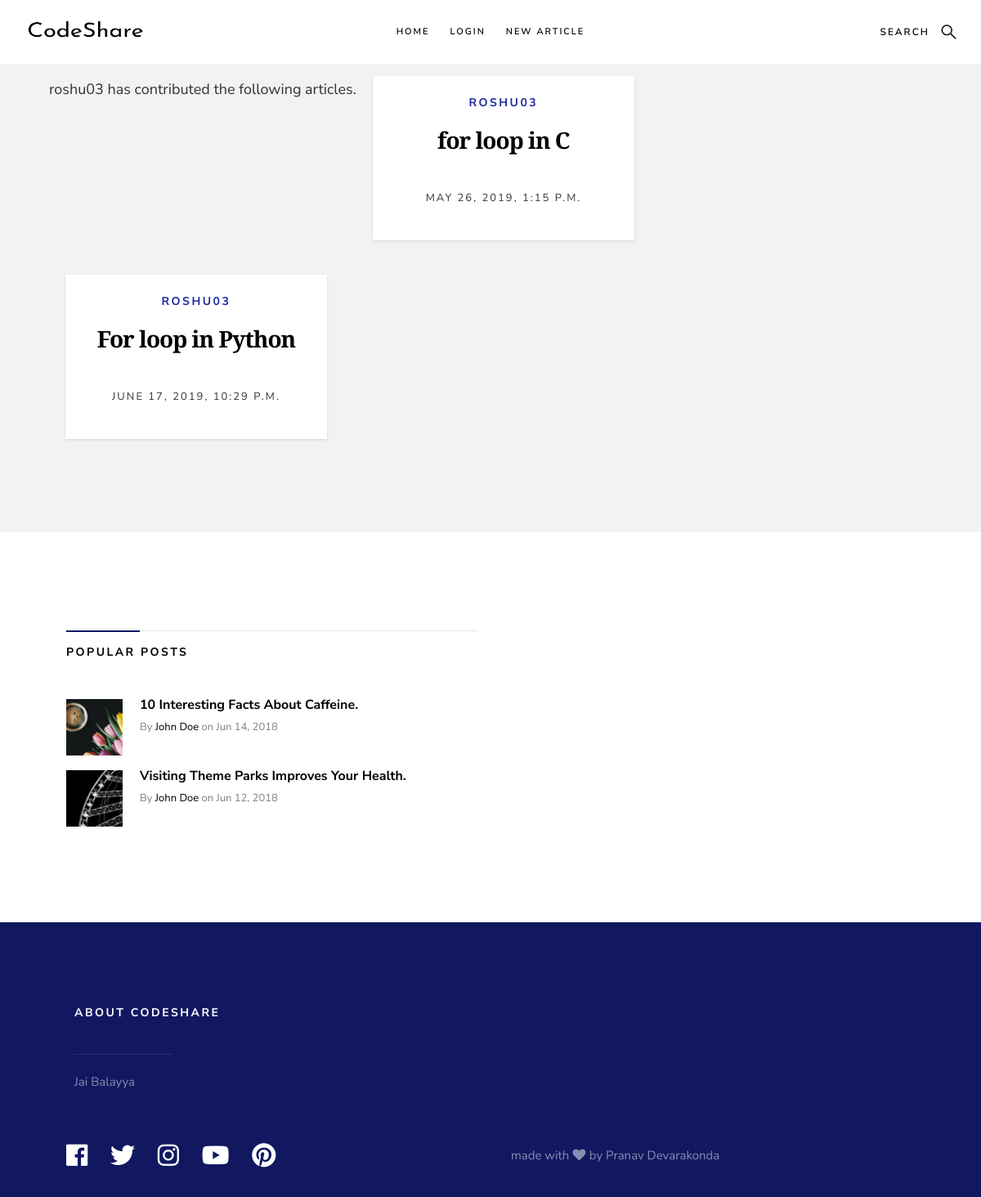
/snippets/profile/roshu03, run on an earlier commit of the app's database.
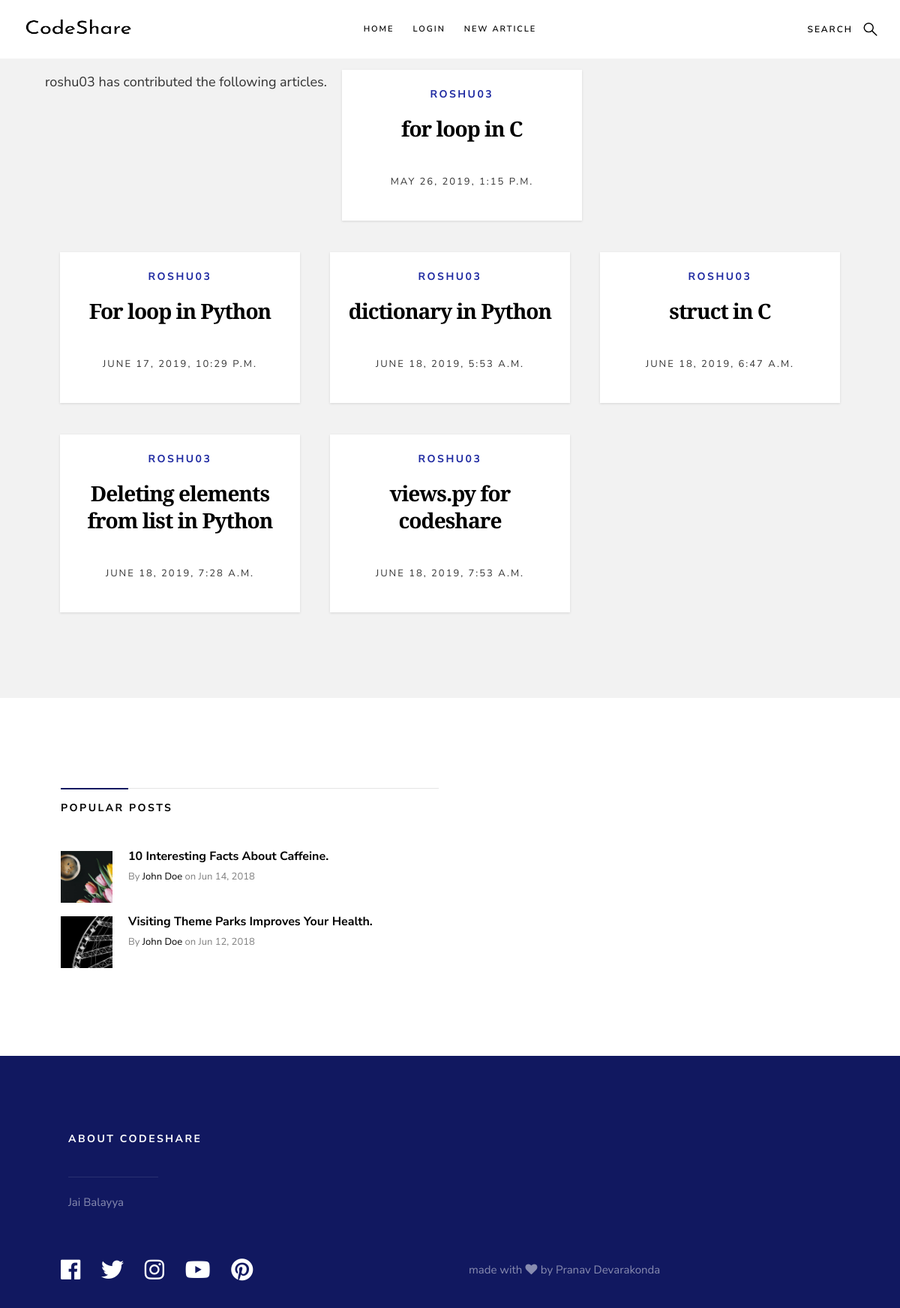
And on a later commit of the database.
### snippets/models.py (models this page shows, shortened)
class Code(models.Model):
	code_snippet = models.TextField()
	author = models.CharField(max_length = 200)
	pub_date = models.DateTimeField('date published')
	title = models.CharField(max_length = 100)

### snippets/views.py (the view)
# urls.py: path('profile/<str:username>', views.showProfile, name='showProfile'),
def showProfile(request, username):
	articles = Code.objects.filter(author= username)
	context = {'articles':articles, 'username':username, 'no_of_articles':len(articles)}
	return render(request, 'snippets/showProfile.html', context)

### snippets/templates/snippets/showProfile.html
{% extends "snippets/base1.html" %}
{% block content %}
	{% if no_of_articles > 0 %}
		{{username}} has contributed the following articles.<br><br>
		{% for x in articles %}
			<article class="col-block">
                    <div class="item-entry" data-aos="zoom-in">
                        <div class="item-entry__text">
                            <div class="item-entry__cat">
                                <a href="/snippets/profile/{{x.author}}">{{x.author}}</a>
                            </div>
                            <h1 class="item-entry__title"><a href="/snippets/{{x.id}}">{{x.title}}</a></h1>
                            <div class="item-entry__date">
                                <a>{{x.pub_date}}</a>
                            </div>
                        </div>
                    </div>
            </article>
		{% endfor %}
	{% else %}
		<h3> {{username}} hasn't contributed anything yet</h3>
	{% endif %}
{% endblock %}

### snippets/templates/snippets/base1.html (shortened to what this page needs)
<!DOCTYPE html>
<html class="no-js" lang="en">
<head>
    {% load static %}
    <link rel="stylesheet" href="{% static 'snippets/css/base.css' %}">
    <link rel="stylesheet" href="{% static 'snippets/css/vendor.css' %}">
    <link rel="stylesheet" href="{% static 'snippets/css/main.css' %}">
</head>
<body id="top">
    <header class="s-header header">
        <div class="header__logo">
            <a class="logo" href="index.html">
                <img src="{% static 'snippets/images/logo.png' %}" alt="Homepage">
            </a>
        </div>
        <a class="header__search-trigger" href="#0"></a>
        <nav class="header__nav-wrap">
            <ul class="header__nav">
                <li class="current"><a href="index.html" title="">Home</a></li>
                {% if user.is_authenticated %}
                <li class="has-children">
                    <a href="#0" title="">{{user.get_username}}</a>
                    <ul class="sub-menu">
                        <li><a href="/snippets/profile/{{user.get_username}}">Profile</a></li>
                        <li><a href="{% url 'logout'%}?next={{request.path}}">Logout</a></li>
                    </ul>
                </li>
                {% else %}
                <li class="current"><a href="{% url 'login'%}?next={{request.path}}" title="">Login</a></li>
                {% endif %}
                <li class="current"><a href="/snippets/newCodeSnippet" title="">New Article</a></li>
            </ul>
        </nav>
    </header>
    <br>
    <section class="s-content">
        <div class="row entries-wrap wide">
            <div class="entries">
        {% block content %}
        {% endblock %}
    </div>
            </div>
    </section>
    <section class="s-extra">
        <div class="row">
            <div class="col-seven md-six tab-full popular">
                <h3>Popular Posts</h3>
                <div class="block-1-2 block-m-full popular__posts">
                    <article class="col-block popular__post">
                        <a href="#0" class="popular__thumb">
                            <img src="images/thumbs/small/tulips-150.jpg" alt="">
                        </a>
                        <h5>10 Interesting Facts About Caffeine.</h5>
                        <section class="popular__meta">
                            <span class="popular__author"><span>By</span> <a href="#0">John Doe</a></span>
                            <span class="popular__date"><span>on</span> <time datetime="2018-06-14">Jun 14, 2018</time></span>
                        </section>
                    </article>
                    <article class="col-block popular__post">
                        <a href="#0" class="popular__thumb">
                            <img src="images/thumbs/small/wheel-150.jpg" alt="">
                        </a>
                        <h5><a href="#0">Visiting Theme Parks Improves Your Health.</a></h5>
                        <section class="popular__meta">
                            <span class="popular__author"><span>By</span> <a href="#0">John Doe</a></span>
                            <span class="popular__date"><span>on</span> <time datetime="2018-06-12">Jun 12, 2018</time></span>
                        </section>
                    </article>
                </div>
            </div>
        </div>
    </section>
    <footer class="s-footer">
        <div class="s-footer__main">
            <div class="row">
                <div class="col-six tab-full s-footer__about">
                    <h4>About CodeShare</h4>
                    <p>Jai Balayya</p>
                </div>
                </div>
            </div>
        <div class="s-footer__bottom">
            <div class="row">
                <div class="col-six">
                    <ul class="footer-social">
                        <li>
                            <a href="#0"><i class="fab fa-facebook"></i></a>
                        </li>
                        <li>
                            <a href="#0"><i class="fab fa-twitter"></i></a>
                        </li>
                        <li>
                            <a href="#0"><i class="fab fa-instagram"></i></a>
                        </li>
                        <li>
                            <a href="#0"><i class="fab fa-youtube"></i></a>
                        </li>
                        <li>
                            <a href="#0"><i class="fab fa-pinterest"></i></a>
                        </li>
                    </ul>
                </div>
                <div class="col-six">
                    <div class="s-footer__copyright">
                        <span>
  made with <i class="fa fa-heart" aria-hidden="true"></i> by Pranav Devarakonda
</span>
                    </div>
                </div>
            </div>
        </div>
    </footer>
</body>
</html>

What changed in the data, as far as the page shows it:
added Code: author "ROSHU03", title "dictionary in Python", pub_date "JUNE 18, 2019, 5:53 A.M."
added Code: author "ROSHU03", title "struct in C", pub_date "JUNE 18, 2019, 6:47 A.M."
added Code: author "ROSHU03", title "Deleting elements from list in Python", pub_date "JUNE 18, 2019, 7:28 A.M."
added Code: author "ROSHU03", title "views.py for codeshare", pub_date "JUNE 18, 2019, 7:53 A.M."
